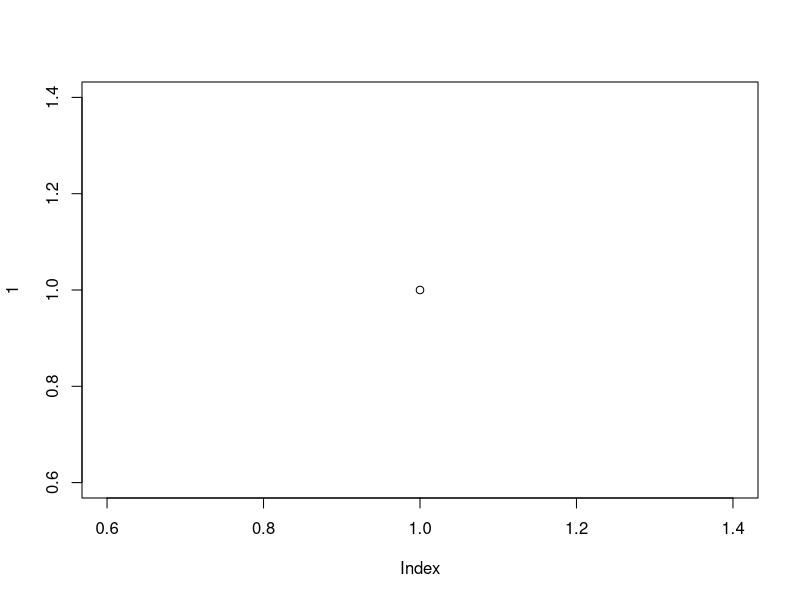
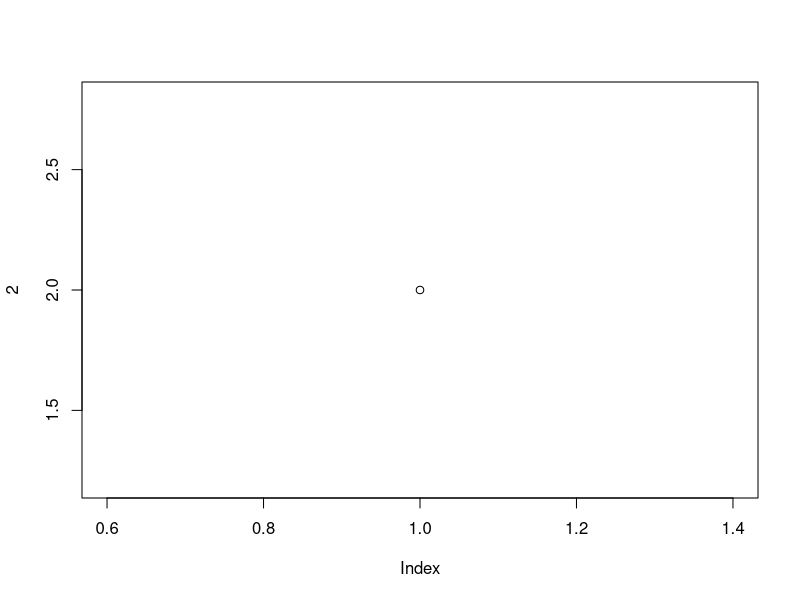

Write R code to recreate these figures, in order. (Note: this script raises an error after producing the figures.)
## ---- chunk 1
#output: rmarkdown::github_document

knitr::opts_chunk$set(
  echo = TRUE,
  dev = "svglite",
  fig.ext = ".svg"
)
svglite('plots/tmp.svg');plot(2);dev.off()
root <- '/fast/groups/ag_ohler/dharnet_m/cortexomics/'
root <- 'plots/'
library(knitr)
library(magrittr)

## ---- chunk 2
plot(1)
## ---- chunk 3
include_graphics("plots/tmp.svg")

## ---- chunk 4
include_graphics("plots/tmp.pdf")

